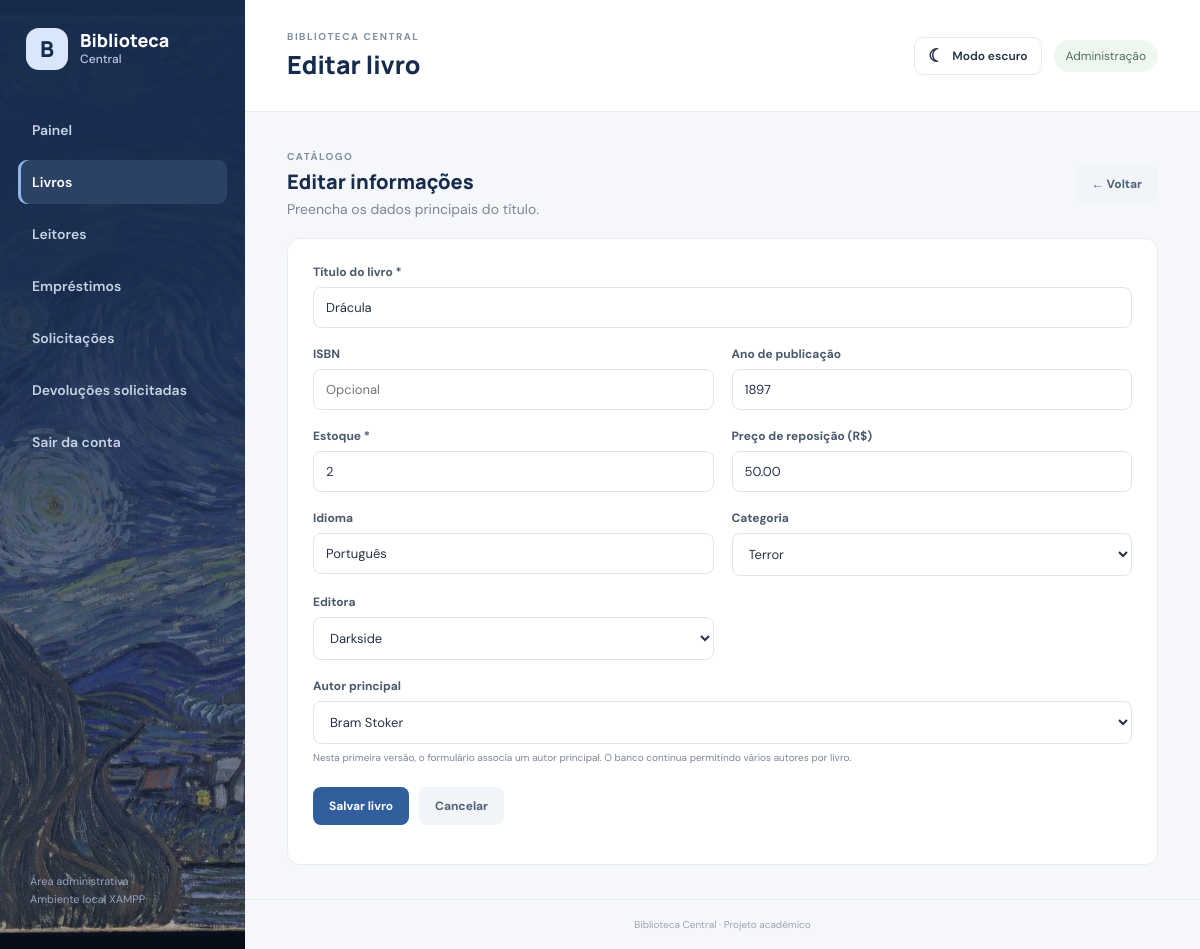
The page /biblioteca_central_sistema/livros/formulario.php?id=3 (signed in) on the database its author committed.
### tables this page shows
CREATE TABLE `livro` (
  `id_livro` int(11) NOT NULL,
  `titulo` varchar(200) NOT NULL,
  `isbn` varchar(20) DEFAULT NULL,
  `ano_publicacao` smallint(6) DEFAULT NULL,
  `estoque` int(11) NOT NULL DEFAULT 1,
  `preco_reposicao` decimal(10,2) NOT NULL DEFAULT 50.00,
  `idioma` varchar(40) NOT NULL DEFAULT 'Português',
  `ativo` tinyint(1) NOT NULL DEFAULT 1,
  `criado_em` datetime NOT NULL DEFAULT current_timestamp(),
  `id_editora` int(11) DEFAULT NULL,
  `id_categoria` int(11) DEFAULT NULL
);

CREATE TABLE `categoria` (
  `id_categoria` int(11) NOT NULL,
  `nome` varchar(80) NOT NULL,
  `descricao` text DEFAULT NULL
);

CREATE TABLE `editora` (
  `id_editora` int(11) NOT NULL,
  `nome` varchar(120) NOT NULL,
  `telefone` varchar(30) DEFAULT NULL
);

### biblioteca_central_sistema/livros/formulario.php (the view, shortened to what this page needs)
<?php
require_once __DIR__ . '/../config/conexao.php';
$id = isset($_GET['id']) ? (int)$_GET['id'] : 0;
$livro = ['titulo'=>'','isbn'=>'','ano_publicacao'=>'','estoque'=>1,'preco_reposicao'=>'50.00','idioma'=>'Português','id_editora'=>'','id_categoria'=>'','id_autor'=>''];
if ($id) {
    $st = $pdo->prepare("SELECT * FROM livro WHERE id_livro = ?");
    $st->execute([$id]);
    $livro = $st->fetch();
    $st = $pdo->prepare("SELECT id_autor FROM livro_autor WHERE id_livro = ? LIMIT 1");
    $st->execute([$id]);
    $livro['id_autor'] = $st->fetchColumn() ?: '';
}
$editoras = $pdo->query("SELECT id_editora, nome FROM editora ORDER BY nome")->fetchAll();
$categorias = $pdo->query("SELECT id_categoria, nome FROM categoria ORDER BY nome")->fetchAll();
$autores = $pdo->query("SELECT id_autor, nome FROM autor ORDER BY nome")->fetchAll();
?>
<div class="section-heading"><div><span class="eyebrow">CATÁLOGO</span><h2><?= $id ? 'Editar informações' : 'Adicionar ao acervo' ?></h2><p class="muted">Preencha os dados principais do título.</p></div><a class="button button-ghost" href="index.php">← Voltar</a></div>
<div class="panel form-panel">
<form method="post" action="salvar.php" class="form-grid">
<label class="field field-wide">Título do livro *<input name="titulo" required maxlength="200" value="<?= e($livro['titulo']) ?>"></label>
<label class="field">ISBN<input name="isbn" maxlength="20" value="<?= e($livro['isbn']) ?>" placeholder="Opcional"></label>
<label class="field">Ano de publicação<input name="ano_publicacao" type="number" min="1" max="2100" value="<?= e($livro['ano_publicacao']) ?>"></label>
<label class="field">Estoque *<input name="estoque" type="number" min="0" required value="<?= e($livro['estoque']) ?>"></label>
<label class="field">Preço de reposição (R$)<input name="preco_reposicao" type="number" min="0" step="0.01" required value="<?= e($livro['preco_reposicao']) ?>"></label>
<label class="field">Idioma<input name="idioma" maxlength="60" value="<?= e($livro['idioma']) ?>"></label>
<label class="field">Categoria<select name="id_categoria"><option value="">Não informada</option><?php foreach($categorias as $c): ?><option value="<?= $c['id_categoria'] ?>" <?= (string)$livro['id_categoria']===(string)$c['id_categoria']?'selected':'' ?>><?= e($c['nome']) ?></option><?php endforeach; ?></select></label>
<label class="field">Editora<select name="id_editora"><option value="">Não informada</option><?php foreach($editoras as $ed): ?><option value="<?= $ed['id_editora'] ?>" <?= (string)$livro['id_editora']===(string)$ed['id_editora']?'selected':'' ?>><?= e($ed['nome']) ?></option><?php endforeach; ?></select></label>
<label class="field field-wide">Autor principal<select name="id_autor"><option value="">Não informado</option><?php foreach($autores as $a): ?><option value="<?= $a['id_autor'] ?>" <?= (string)$livro['id_autor']===(string)$a['id_autor']?'selected':'' ?>><?= e($a['nome']) ?></option><?php endforeach; ?></select><small class="muted">Nesta primeira versão, o formulário associa um autor principal. O banco continua permitindo vários autores por livro.</small></label>
<div class="form-actions field-wide"><button class="button button-primary">Salvar livro</button><a class="button button-ghost" href="index.php">Cancelar</a></div>
</form></div>

### biblioteca_central_sistema/assets/css/style.css (style rules this page uses)
* { box-sizing: border-box; }
body { margin: 0; background: var(--bg); color: var(--ink); font-family: "DM Sans",Arial,sans-serif; font-size: 14px; }
.eyebrow { font-size: 10px; letter-spacing: 1.5px; color: #8290a4; font-weight: 700; }
.stat-card,.panel,.quick-card { background: #fff; border: 1px solid var(--line); border-radius: 13px; }
.section-heading { display: flex; justify-content: space-between; align-items: center; gap: 16px; margin: 4px 0 20px; }
.section-heading h2 { font: 800 20px Manrope; color: var(--navy); margin: 5px 0; }
.section-heading p { margin: 5px 0 0; }
.muted { color: var(--muted); }
.button { display: inline-flex; align-items: center; justify-content: center; border: 0; border-radius: 8px; padding: 11px 16px; text-decoration: none; font: 700 12px "DM Sans"; cursor: pointer; white-space: nowrap; }
.button-primary { background: var(--blue); color: #fff; }
.button-ghost { background: #f1f4f8; color: #526176; }
.search-bar input,.field input,.field select { width: 100%; border: 1px solid #dfe5ed; border-radius: 8px; padding: 11px 12px; background: #fff; color: var(--ink); font: 13px "DM Sans"; outline: none; }
.form-panel { padding: 25px; }
.form-grid { display: grid; grid-template-columns: repeat(2,minmax(0,1fr)); gap: 18px; }
.field { display: flex; flex-direction: column; gap: 7px; font-weight: 700; font-size: 12px; color: #4a586c; }
.field-wide { grid-column: 1/-1; }
.field small { font-weight: 400; }
.form-actions { display: flex; gap: 10px; padding-top: 5px; }

### rows shown on the page
livro: titulo "Drácula", ano_publicacao "1897", estoque "2", preco_reposicao "50.00", idioma "Português", id_categoria "Terror", id_editora "Darkside"

### other values the page prints
$nome "Painel"
$nome "Livros"
$nome "Leitores"
$nome "Empréstimos"
$nome "Solicitações"
$nome "Devoluções solicitadas"
$titulo "Editar livro"
form field id_autor "Bram Stoker"
